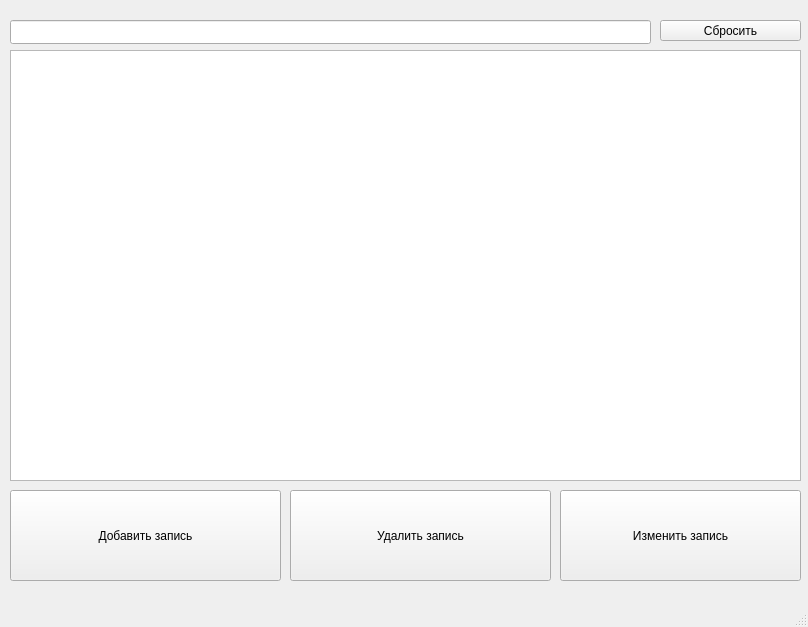
<?xml version="1.0" encoding="UTF-8"?>
<ui version="4.0">
 <class>MainWindow</class>
 <widget class="QMainWindow" name="MainWindow">
  <property name="geometry">
   <rect>
    <x>0</x>
    <y>0</y>
    <width>808</width>
    <height>627</height>
   </rect>
  </property>
  <property name="windowTitle">
   <string>MainWindow</string>
  </property>
  <widget class="QWidget" name="centralwidget">
   <widget class="QTableView" name="tableView">
    <property name="geometry">
     <rect>
      <x>10</x>
      <y>50</y>
      <width>791</width>
      <height>431</height>
     </rect>
    </property>
   </widget>
   <widget class="QPushButton" name="addRecordPushButton">
    <property name="geometry">
     <rect>
      <x>10</x>
      <y>490</y>
      <width>271</width>
      <height>91</height>
     </rect>
    </property>
    <property name="text">
     <string>Добавить запись</string>
    </property>
   </widget>
   <widget class="QLineEdit" name="searchLineEdit">
    <property name="geometry">
     <rect>
      <x>10</x>
      <y>20</y>
      <width>641</width>
      <height>24</height>
     </rect>
    </property>
   </widget>
   <widget class="QPushButton" name="deleteRecordPushButton">
    <property name="geometry">
     <rect>
      <x>290</x>
      <y>490</y>
      <width>261</width>
      <height>91</height>
     </rect>
    </property>
    <property name="text">
     <string>Удалить запись</string>
    </property>
   </widget>
   <widget class="QPushButton" name="editRecordPushButton">
    <property name="geometry">
     <rect>
      <x>560</x>
      <y>490</y>
      <width>241</width>
      <height>91</height>
     </rect>
    </property>
    <property name="text">
     <string>Изменить запись</string>
    </property>
   </widget>
   <widget class="QPushButton" name="resetPushButton">
    <property name="geometry">
     <rect>
      <x>660</x>
      <y>20</y>
      <width>141</width>
      <height>21</height>
     </rect>
    </property>
    <property name="text">
     <string>Сбросить</string>
    </property>
   </widget>
  </widget>
  <widget class="QMenuBar" name="menubar">
   <property name="geometry">
    <rect>
     <x>0</x>
     <y>0</y>
     <width>808</width>
     <height>21</height>
    </rect>
   </property>
  </widget>
  <widget class="QStatusBar" name="statusbar"/>
 </widget>
 <resources/>
 <connections/>
</ui>
